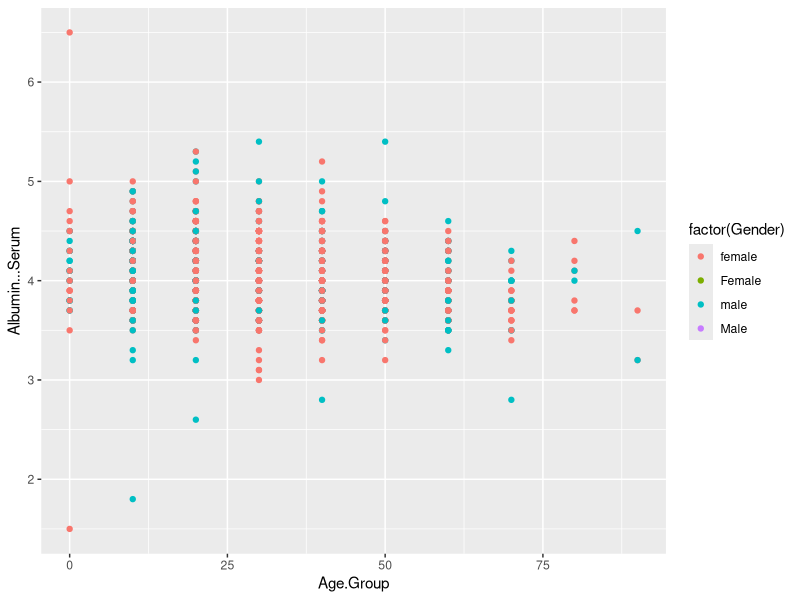
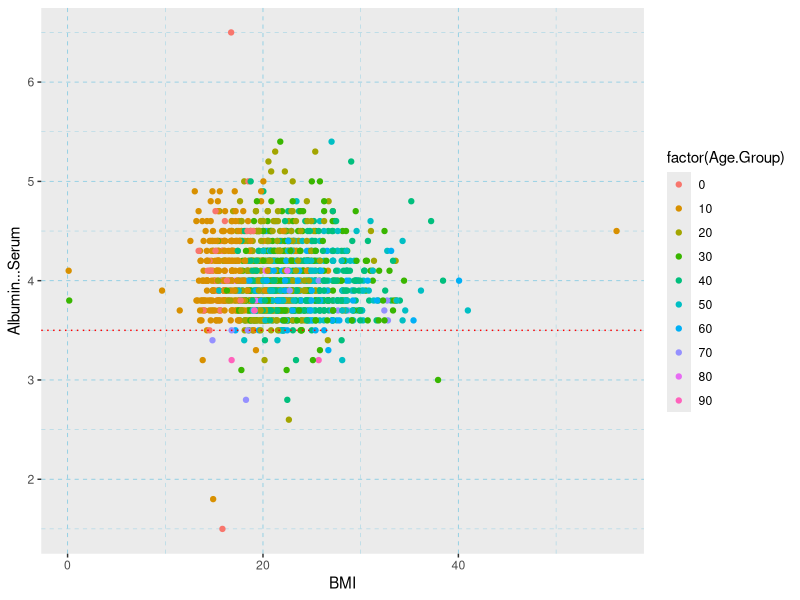
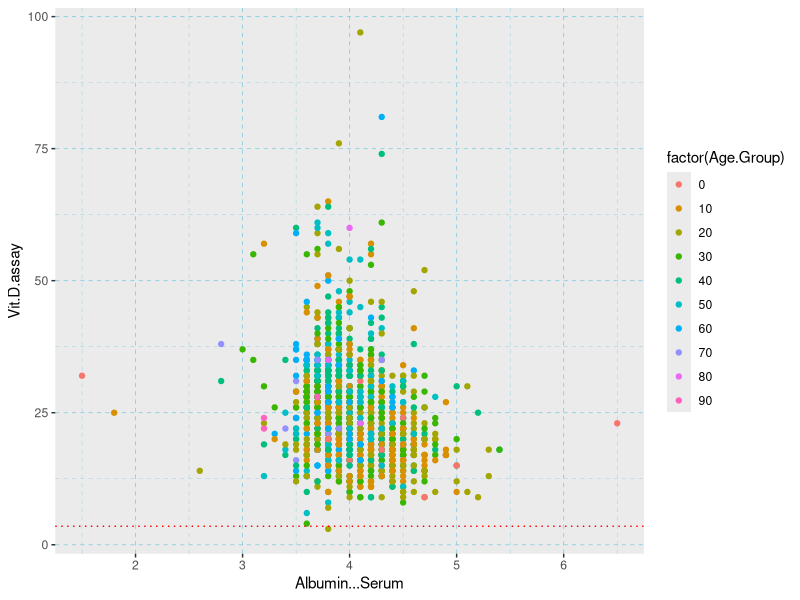
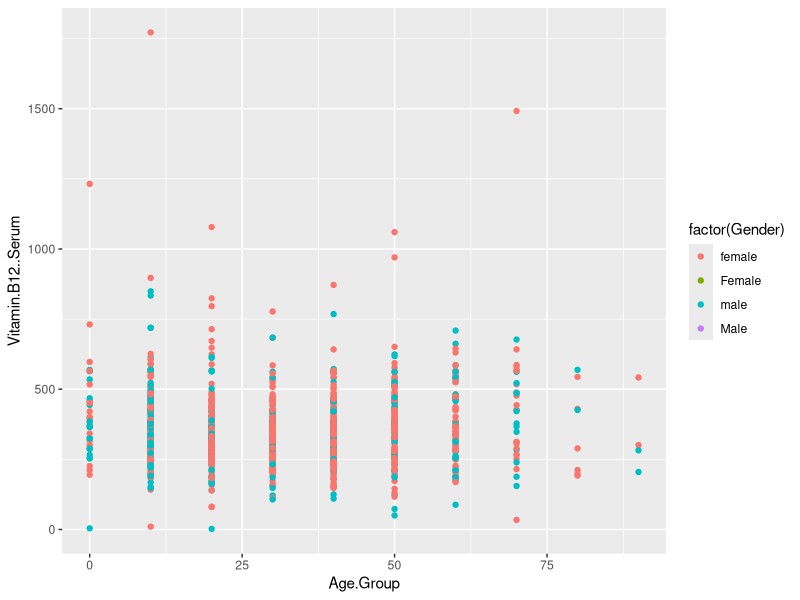
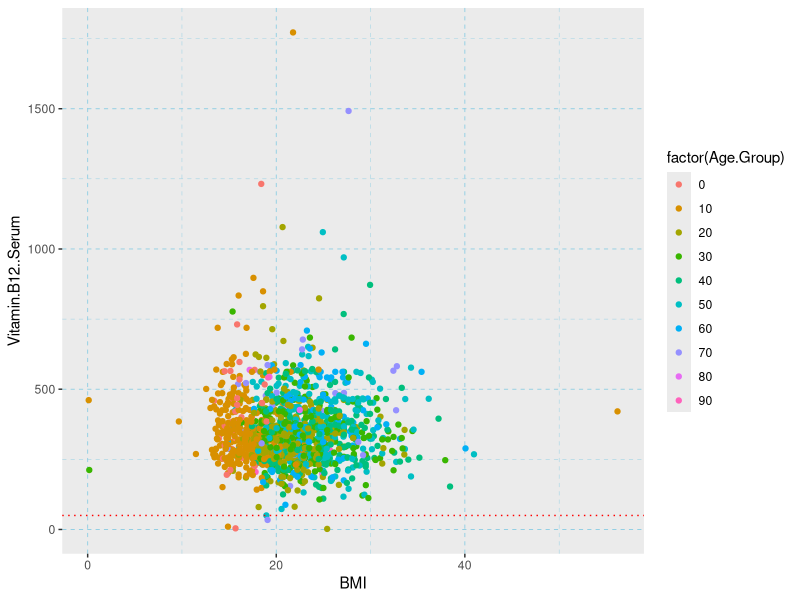
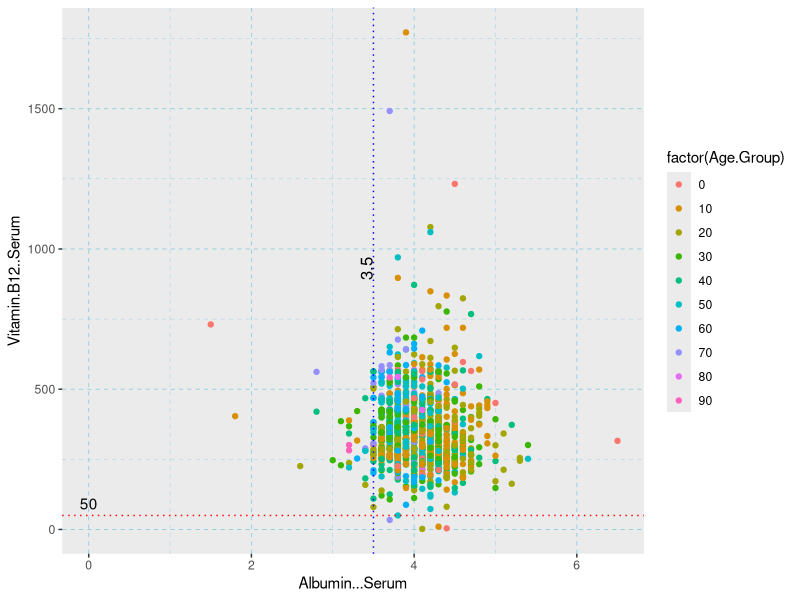
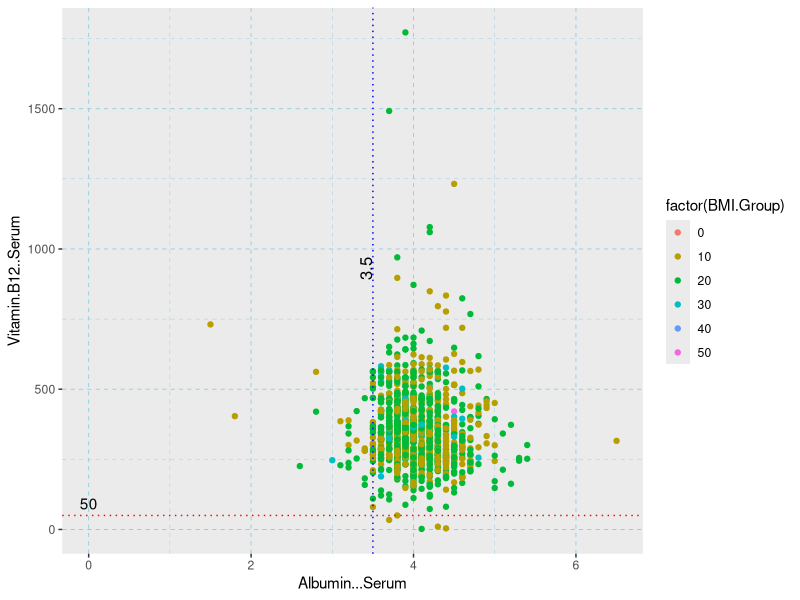
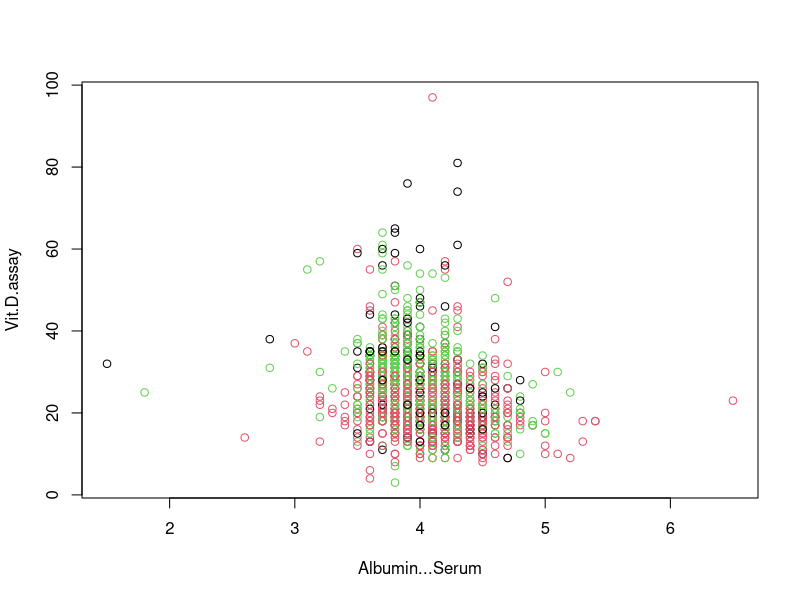

The R source for these figures, in order:
## ---- chunk 1
knitr::opts_chunk$set(echo = TRUE)
library(readxl)
library(ggplot2)
library(tidyverse)
## ---- chunk 2
data <- read_excel("MayaMD_1587.xlsx")
## ---- chunk 3
df <- data.frame(data)
## ---- chunk 4
df$Age.Group <-  as.integer( ( as.integer( format( Sys.Date(), "%Y") ) - as.integer(format(as.Date(df$Date.of.birth), "%Y")) ) / 10) * 10
## ---- chunk 5
df$BMI.Group <-  as.integer(as.integer(df$BMI) / 10) * 10
## ---- chunk 6
df_mod <- df
df_mod$Total.Protein...Serum <- as.numeric(df_mod$Total.Protein...Serum)
df_mod$Total.Bilirubin...Serum <- as.numeric(df_mod$Total.Bilirubin...Serum)

df_mod$Direct.Bilirubin...Serum <- as.numeric(df_mod$Direct.Bilirubin...Serum);
df_mod$Indirect.Bilirubin...Serum <- as.numeric(df_mod$Indirect.Bilirubin...Serum);
df_mod$Albumin...Serum <- as.numeric(df_mod$Albumin...Serum);
df_mod$Alkaline.Phosphatase...Serum <- as.numeric(df_mod$Alkaline.Phosphatase...Serum);
df_mod$Alanine.Transaminase..SGPT.ALT....Serum <- as.numeric(df_mod$Alanine.Transaminase..SGPT.ALT....Serum);
df_mod$Aspartate.Transaminase..SGOT.AST....Serum <- as.numeric(df_mod$Aspartate.Transaminase..SGOT.AST....Serum);
df_mod$SGOT...SGPT.Ratio <- as.numeric(df_mod$SGOT...SGPT.Ratio);
df_mod$Globulin...Serum <- as.numeric(df_mod$Globulin...Serum);
df_mod$Vit.D.assay <- as.numeric(df_mod$Vit.D.assay)
df_mod$Vitamin.B12..Serum <- as.numeric(df_mod$Vitamin.B12..Serum)
## ---- chunk 7
  
albumin_df <- df_mod %>% filter(!is.na(Albumin...Serum) & !is.na(Vit.D.assay)  )
## ---- chunk 8
albumin_df %>% ggplot(aes(x=Age.Group, y=Albumin...Serum)) + geom_point(aes(colour=factor(Gender))   )
## ---- chunk 9
albumin_df %>% ggplot(aes(x=BMI, y=Albumin...Serum)) + geom_point(aes(colour=factor(Age.Group))   )+ theme(panel.grid = element_line(color =  '#8ccde3', size = 0.3, linetype = 2)) + theme(panel.grid = element_line(color =  '#8ccde3', size = 0.3, linetype = 2)) + geom_hline(yintercept = 3.5, linetype = 'dotted', col = 'red')
## ---- chunk 10
albumin_df %>% ggplot(aes(x=Albumin...Serum, y = Vit.D.assay)) + geom_point(aes(colour=factor(Age.Group))) + theme(panel.grid = element_line(color =  '#8ccde3', size = 0.3, linetype = 2)) + geom_hline(yintercept = 3.5, linetype = 'dotted', col = 'red')
## ---- chunk 11
albumin_df %>% filter(Albumin...Serum < 3.5  ) %>% select(Albumin...Serum, Vit.D.assay, Gender, Village, Age.Group) %>% arrange(Gender)
## ---- chunk 12
df_mod %>% filter(Vit.D.assay < 3.0 ) %>% select(Albumin...Serum, Vit.D.assay, Gender, Village, Age.Group, Family.Id)
## ---- chunk 13
b12_df <- df_mod %>% filter(!is.na(Albumin...Serum) & !is.na(Vitamin.B12..Serum))
## ---- chunk 14
b12_df %>% ggplot(aes(x=Age.Group, y=Vitamin.B12..Serum)) + geom_point(aes(colour=factor(Gender))   )

## ---- chunk 15
b12_df %>% ggplot(aes(x=BMI, y=Vitamin.B12..Serum)) + geom_point(aes(colour=factor(Age.Group))   )+ theme(panel.grid = element_line(color =  '#8ccde3', size = 0.3, linetype = 2)) + theme(panel.grid = element_line(color =  '#8ccde3', size = 0.3, linetype = 2)) + geom_hline(yintercept = 50, linetype = 'dotted', col = 'red')
## ---- chunk 16
b12_df %>% ggplot(aes(x=Albumin...Serum, y = Vitamin.B12..Serum)) + geom_point(aes(colour=factor(Age.Group))) + 
 theme(panel.grid = element_line(color =  '#8ccde3', size = 0.3, linetype = 2)) +
 geom_hline(yintercept = 50, linetype = 'dotted', col = 'red')  + annotate("text", x = 0, y = 50, label = "50", vjust=-0.5) +
 geom_vline(xintercept = 3.5, linetype = 'dotted', col = 'blue') + annotation_custom(grid::textGrob("3.5", rot = 90), xmin = 0.0, ymin = 0)
## ---- chunk 17
b12_df %>% filter(Vitamin.B12..Serum < 50.0  ) %>% select(Albumin...Serum, Vit.D.assay, Gender, Village, Age.Group, Family.Id)
## ---- chunk 18
b12_df %>% filter(Vitamin.B12..Serum< 5.0 & Albumin...Serum < 3.5  ) %>% select(Albumin...Serum, Vit.D.assay, Vitamin.B12..Serum,  Gender, Village, Age.Group, Family.Id)
## ---- chunk 19
b12_df %>% ggplot(aes(x=Albumin...Serum, y = Vitamin.B12..Serum)) + geom_point(aes(colour=factor(BMI.Group))) + theme(panel.grid = element_line(color =  '#8ccde3', size = 0.3, linetype = 2)) +
 geom_hline(yintercept = 50, linetype = 'dotted', col = 'red')  + annotate("text", x = 0, y = 50, label = "50", vjust=-0.5) +
 geom_vline(xintercept = 3.5, linetype = 'dotted', col = 'blue') + annotation_custom(grid::textGrob("3.5", rot = 90), xmin = 0.0, ymin = 0)
## ---- chunk 20
CENTERS = 3
## ---- chunk 21
albumin_kmean <- df_mod %>% filter(!is.na(Albumin...Serum) & !is.na(Vit.D.assay) & !is.na(Vitamin.B12..Serum)) %>% select(Albumin...Serum, Vit.D.assay, Vitamin.B12..Serum)
## ---- chunk 22
set.seed(240) # Setting seed
kmeans.re <- kmeans(albumin_kmean, centers = CENTERS, nstart = 10)
kmeans.re
## ---- chunk 23
header_str <- paste("MK-means ", CENTERS, " cluster", sep=" ")
plot(albumin_kmean[c("Albumin...Serum", "Vit.D.assay")],
     col = kmeans.re$cluster)

plot(albumin_kmean[c("Albumin...Serum", "Vit.D.assay")],
     col = kmeans.re$cluster,
     main = header_str )

kmeans.re$centers
kmeans.re$centers[, c("Albumin...Serum", "Vit.D.assay")]

points(kmeans.re$centers[, c("Albumin...Serum", "Vit.D.assay")],
       col = 1:4, pch = 8, cex = 5) 
## ---- chunk 24
plot(albumin_kmean[c("Albumin...Serum", "Vitamin.B12..Serum")],
     col = kmeans.re$cluster)

plot(albumin_kmean[c("Albumin...Serum", "Vitamin.B12..Serum")],
     col = kmeans.re$cluster,
     main = header_str )

kmeans.re$centers
kmeans.re$centers[, c("Albumin...Serum", "Vitamin.B12..Serum")]

points(kmeans.re$centers[, c("Albumin...Serum", "Vitamin.B12..Serum")],
       col = 1:4, pch = 8, cex = 5) 
## ---- chunk 25
scatterplot3d::scatterplot3d(x=albumin_kmean$Albumin...Serum, y=albumin_kmean$Vit.D.assay, z=albumin_kmean$Vitamin.B12..Serum, color= kmeans.re$cluster, angle=120, xlab="Albumin", ylab="Vit.D", zlab="Vitamin.B12")
